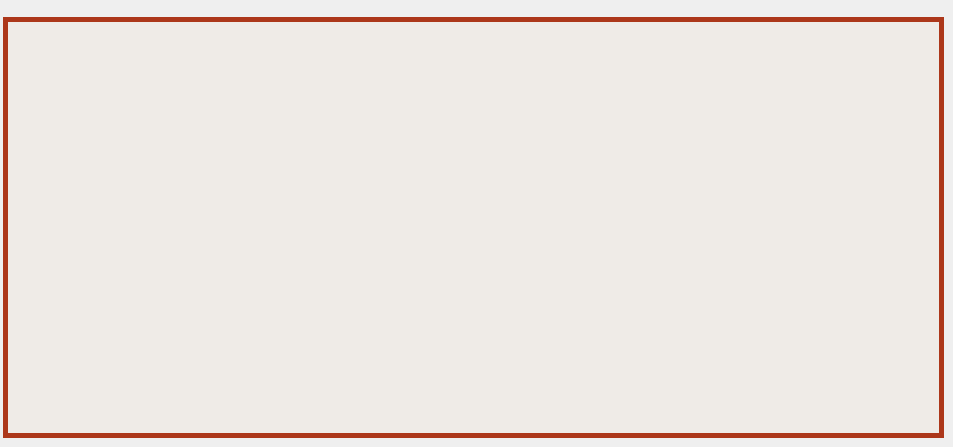
         <widget class="QWidget" name="tab_16">
          <attribute name="icon">
           <iconset>
            <normalon>Íconos/tarjeta-personal-de-datos-de-contacto.png</normalon>
           </iconset>
          </attribute>
          <attribute name="title">
           <string>Datos Personales</string>
          </attribute>
          <widget class="QGroupBox" name="groupBox">
           <property name="geometry">
            <rect>
             <x>3</x>
             <y>17</y>
             <width>941</width>
             <height>421</height>
            </rect>
           </property>
           <property name="styleSheet">
            <string notr="true">QGroupBox{
background-color: rgb(239, 235, 231);
border-style: solid;
border-width: 5px;
border-color: rgb(172, 55, 26);
}

QLabel{
background-color: rgb(239, 235, 231);
}

QLineEdit{
background-color: rgb(255, 255, 255);
}

QTextEdit{
background-color: rgb(255, 255, 255);
}

QComboBox{
background-color: rgb(255, 255, 255);
}

QDateEdit{
background-color: rgb(255, 255, 255);
}

</string>
           </property>
           <property name="title">
            <string/>
           </property>
          </widget>
          <widget class="QWidget" name="layoutWidget">
           <property name="geometry">
            <rect>
             <x>19</x>
             <y>240</y>
             <width>911</width>
             <height>181</height>
            </rect>
           </property>
           <layout class="QVBoxLayout" name="verticalLayout">
            <item>
             <widget class="QLabel" name="label_131">
              <property name="text">
               <string>Observaciones: </string>
              </property>
             </widget>
            </item>
            <item>
             <widget class="QTextEdit" name="txte_observaciones_4">
              <property name="styleSheet">
               <string notr="true">background-color: rgb(255, 255, 255);</string>
              </property>
             </widget>
            </item>
           </layout>
          </widget>
          <widget class="QWidget" name="layoutWidget">
           <property name="geometry">
            <rect>
             <x>19</x>
             <y>38</y>
             <width>911</width>
             <height>211</height>
            </rect>
           </property>
           <layout class="QVBoxLayout" name="verticalLayout_2">
            <item>
             <layout class="QHBoxLayout" name="horizontalLayout_2">
              <item>
               <widget class="QLabel" name="label_133">
                <property name="text">
                 <string>Apellido:</string>
                </property>
               </widget>
              </item>
              <item>
               <widget class="QLineEdit" name="lne_apellido_buscar_2">
                <property name="styleSheet">
                 <string notr="true">background-color: rgb(255, 255, 255);</string>
                </property>
                <property name="text">
                 <string>Fernandez</string>
                </property>
               </widget>
              </item>
              <item>
               <widget class="QLabel" name="label_124">
                <property name="text">
                 <string>Nombre :</string>
                </property>
               </widget>
              </item>
              <item>
               <widget class="QLineEdit" name="lne_nombre_buscar_2">
                <property name="styleSheet">
                 <string notr="true">background-color: rgb(255, 255, 255);</string>
                </property>
                <property name="text">
                 <string>Alejandro</string>
                </property>
               </widget>
              </item>
              <item>
               <widget class="QLabel" name="label_128">
                <property name="text">
                 <string>N°  Cliente :</string>
                </property>
               </widget>
              </item>
              <item>
               <widget class="QLineEdit" name="lne_nro_cliente_buscar_2">
                <property name="styleSheet">
                 <string notr="true">background-color: rgb(255, 255, 255);</string>
                </property>
                <property name="text">
                 <string>00-001</string>
                </property>
               </widget>
              </item>
              <item>
               <widget class="QCheckBox" name="ckbx_activo_buscar_2">
                <property name="text">
                 <string>Activo</string>
                </property>
               </widget>
              </item>
             </layout>
            </item>
            <item>
             <layout class="QHBoxLayout" name="horizontalLayout_3">
              <item>
               <widget class="QLabel" name="label_127">
                <property name="text">
                 <string>Tipo Documento:</string>
                </property>
               </widget>
              </item>
              <item>
               <widget class="QComboBox" name="cbx_tipo_doc_buscar_2">
                <property name="styleSheet">
                 <string notr="true">background-color: rgb(255, 255, 255);</string>
                </property>
                <item>
                 <property name="text">
                  <string>DNI </string>
                 </property>
                </item>
                <item>
                 <property name="text">
                  <string>CUIL</string>
                 </property>
                </item>
                <item>
                 <property name="text">
                  <string>CUIT </string>
                 </property>
                </item>
               </widget>
              </item>
              <item>
               <widget class="QLabel" name="label_130">
                <property name="text">
                 <string>Número:</string>
                </property>
               </widget>
              </item>
              <item>
               <widget class="QLineEdit" name="lne_nro_doc_buscar_2">
                <property name="styleSheet">
                 <string notr="true">background-color: rgb(255, 255, 255);</string>
                </property>
                <property name="text">
                 <string>5678879</string>
                </property>
               </widget>
              </item>
              <item>
               <spacer name="horizontalSpacer_3">
                <property name="orientation">
                 <enum>Qt::Horizontal</enum>
                </property>
                <property name="sizeHint" stdset="0">
                 <size>
                  <width>40</width>
                  <height>20</height>
                 </size>
                </property>
               </spacer>
              </item>
              <item>
               <spacer name="horizontalSpacer_2">
                <property name="orientation">
                 <enum>Qt::Horizontal</enum>
                </property>
                <property name="sizeHint" stdset="0">
                 <size>
                  <width>40</width>
                  <height>20</height>
                 </size>
                </property>
               </spacer>
              </item>
              <item>
               <spacer name="horizontalSpacer">
                <property name="orientation">
                 <enum>Qt::Horizontal</enum>
                </property>
                <property name="sizeHint" stdset="0">
                 <size>
                  <width>40</width>
                  <height>20</height>
                 </size>
                </property>
               </spacer>
              </item>
              <item>
               <widget class="QCheckBox" name="ckbx_inactivo_buscar_2">
                <property name="text">
                 <string>Inactivo</string>
                </property>
               </widget>
              </item>
             </layout>
            </item>
            <item>
             <layout class="QHBoxLayout" name="horizontalLayout_4">
              <item>
               <widget class="QLabel" name="label_122">
                <property name="text">
                 <string>Fecha de Nacimiento:</string>
                </property>
               </widget>
              </item>
              <item>
               <widget class="QDateEdit" name="dte_nacimiento_buscar_2">
                <property name="styleSheet">
                 <string notr="true">background-color: rgb(255, 255, 255);</string>
                </property>
                <property name="displayFormat">
                 <string>yyyy/M/dd</string>
                </property>
                <property name="date">
                 <date>
                  <year>1945</year>
                  <month>5</month>
                  <day>17</day>
                 </date>
                </property>
               </widget>
              </item>
              <item>
               <spacer name="horizontalSpacer_4">
                <property name="orientation">
                 <enum>Qt::Horizontal</enum>
                </property>
                <property name="sizeHint" stdset="0">
                 <size>
                  <width>40</width>
                  <height>20</height>
                 </size>
                </property>
               </spacer>
              </item>
              <item>
               <widget class="QLabel" name="label_125">
                <property name="text">
                 <string>Estado Civil:</string>
                </property>
               </widget>
              </item>
              <item>
               <widget class="QComboBox" name="cbx_estado_civil_buscar_2">
                <property name="styleSheet">
                 <string notr="true">background-color: rgb(255, 255, 255);</string>
                </property>
                <item>
                 <property name="text">
                  <string>Soltero/era</string>
                 </property>
                </item>
                <item>
                 <property name="text">
                  <string>Casado/ada</string>
                 </property>
                </item>
                <item>
                 <property name="text">
                  <string>Viudo/da</string>
                 </property>
                </item>
                <item>
                 <property name="text">
                  <string>Divorsiado/ada</string>
                 </property>
                </item>
               </widget>
              </item>
             </layout>
            </item>
            <item>
             <layout class="QHBoxLayout" name="horizontalLayout_5">
              <item>
               <widget class="QLabel" name="label_135">
                <property name="text">
                 <string>Domicilio :</string>
                </property>
               </widget>
              </item>
              <item>
               <widget class="QLineEdit" name="lne_domicilio_buscar_2">
                <property name="styleSheet">
                 <string notr="true">background-color: rgb(255, 255, 255);</string>
                </property>
                <property name="text">
                 <string>Las violestas 68</string>
                </property>
               </widget>
              </item>
              <item>
               <widget class="QLabel" name="label_123">
                <property name="text">
                 <string>Barrio:</string>
                </property>
               </widget>
              </item>
              <item>
               <widget class="QLineEdit" name="lne_barrio_buscar_2">
                <property name="styleSheet">
                 <string notr="true">background-color: rgb(255, 255, 255);</string>
                </property>
                <property name="text">
                 <string>Las flores</string>
                </property>
               </widget>
              </item>
              <item>
               <spacer name="horizontalSpacer_5">
                <property name="orientation">
                 <enum>Qt::Horizontal</enum>
                </property>
                <property name="sizeHint" stdset="0">
                 <size>
                  <width>40</width>
                  <height>20</height>
                 </size>
                </property>
               </spacer>
              </item>
             </layout>
            </item>
            <item>
             <layout class="QHBoxLayout" name="horizontalLayout_6">
              <item>
               <widget class="QLabel" name="label_126">
                <property name="text">
                 <string>Teléfono:</string>
                </property>
               </widget>
              </item>
              <item>
               <widget class="QLineEdit" name="lne_telfono_buscar_2">
                <property name="minimumSize">
                 <size>
                  <width>100</width>
                  <height>22</height>
                 </size>
                </property>
                <property name="maximumSize">
                 <size>
                  <width>150</width>
                  <height>22</height>
                 </size>
                </property>
                <property name="styleSheet">
                 <string notr="true">background-color: rgb(255, 255, 255);</string>
                </property>
                <property name="text">
                 <string>2920-000001</string>
                </property>
               </widget>
              </item>
              <item>
               <spacer name="horizontalSpacer_6">
                <property name="orientation">
                 <enum>Qt::Horizontal</enum>
                </property>
                <property name="sizeHint" stdset="0">
                 <size>
                  <width>40</width>
                  <height>20</height>
                 </size>
                </property>
               </spacer>
              </item>
              <item>
               <widget class="QLabel" name="label_134">
                <property name="text">
                 <string>Ciudad:</string>
                </property>
               </widget>
              </item>
              <item>
               <widget class="QComboBox" name="cbx_ciudad_4">
                <property name="minimumSize">
                 <size>
                  <width>150</width>
                  <height>22</height>
                 </size>
                </property>
                <property name="maximumSize">
                 <size>
                  <width>175</width>
                  <height>22</height>
                 </size>
                </property>
                <property name="styleSheet">
                 <string notr="true">background-color: rgb(255, 255, 255);</string>
                </property>
                <item>
                 <property name="text">
                  <string>Viedma</string>
                 </property>
                </item>
               </widget>
              </item>
              <item>
               <spacer name="horizontalSpacer_7">
                <property name="orientation">
                 <enum>Qt::Horizontal</enum>
                </property>
                <property name="sizeHint" stdset="0">
                 <size>
                  <width>40</width>
                  <height>20</height>
                 </size>
                </property>
               </spacer>
              </item>
             </layout>
            </item>
            <item>
             <layout class="QHBoxLayout" name="horizontalLayout_7">
              <item>
               <widget class="QLabel" name="label_132">
                <property name="text">
                 <string>Límite por Créditos:</string>
                </property>
               </widget>
              </item>
              <item>
               <widget class="QLineEdit" name="lne_limite_credito_4">
                <property name="minimumSize">
                 <size>
                  <width>100</width>
                  <height>22</height>
                 </size>
                </property>
                <property name="maximumSize">
                 <size>
                  <width>100</width>
                  <height>22</height>
                 </size>
                </property>
                <property name="styleSheet">
                 <string notr="true">background-color: rgb(255, 255, 255);</string>
                </property>
                <property name="text">
                 <string>10000</string>
                </property>
               </widget>
              </item>
              <item>
               <widget class="QLabel" name="label_129">
                <property name="text">
                 <string>Email:</string>
                </property>
               </widget>
              </item>
              <item>
               <widget class="QLineEdit" name="lne_email_4">
                <property name="styleSheet">
                 <string notr="true">background-color: rgb(255, 255, 255);</string>
                </property>
                <property name="text">
                 <string>email@email.com</string>
                </property>
               </widget>
              </item>
              <item>
               <spacer name="horizontalSpacer_8">
                <property name="orientation">
                 <enum>Qt::Horizontal</enum>
                </property>
                <property name="sizeHint" stdset="0">
                 <size>
                  <width>40</width>
                  <height>20</height>
                 </size>
                </property>
               </spacer>
              </item>
             </layout>
            </item>
           </layout>
          </widget>
          <zorder>layoutWidget</zorder>
          <zorder>layoutWidget</zorder>
          <zorder>groupBox</zorder>
         </widget>
